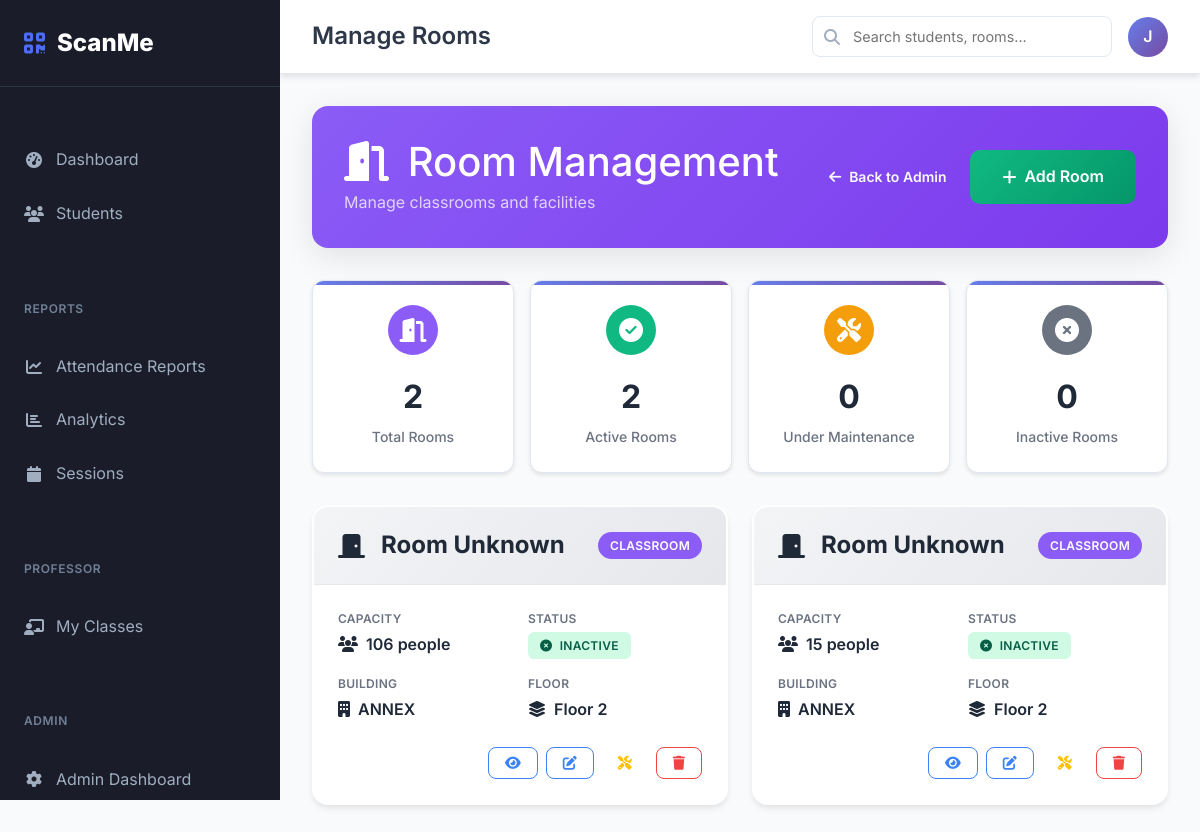
The page /admin/rooms (signed in) on the database its author committed.
### app/models/user_model.py (models this page shows, shortened)
class User(UserMixin, db.Model):
    __tablename__ = 'users'
    id = db.Column(db.Integer, primary_key=True)
    username = db.Column(db.String(80), unique=True, nullable=False, index=True)
    email = db.Column(db.String(120), unique=True, nullable=False, index=True)
    password = db.Column(db.String(255), nullable=False)
    role = db.Column(db.String(20), nullable=False, default='student')  # admin, student, professor
    is_active = db.Column(db.Boolean, default=True, nullable=False)
    created_at = db.Column(db.DateTime, default=datetime.utcnow)
    last_login = db.Column(db.DateTime)
    attendance_records = db.relationship('AttendanceRecord', backref='scanned_by_user', lazy=True,
                                       foreign_keys='AttendanceRecord.scanned_by')
    time_in_records = db.relationship('AttendanceRecord', backref='time_in_scanned_by_user', lazy=True,
                                    foreign_keys='AttendanceRecord.time_in_scanned_by')
    time_out_records = db.relationship('AttendanceRecord', backref='time_out_scanned_by_user', lazy=True,
                                     foreign_keys='AttendanceRecord.time_out_scanned_by')
    def is_admin(self):
        return self.role == 'admin'
    def is_professor(self):
        return self.role == 'professor'
    def can_manage_students(self):
        return self.role in ['admin', 'professor']
    def can_view_reports(self):
        return self.role in ['admin', 'professor']
    def get_display_name(self):
        return self.username.title()

### app/models/room_model.py (models this page shows, shortened)
class Room(db.Model):
    __tablename__ = 'rooms'
    id = db.Column(db.Integer, primary_key=True)
    room_number = db.Column(db.String(20), unique=True, nullable=False, index=True)
    room_name = db.Column(db.String(100), nullable=True)
    building = db.Column(db.String(50), nullable=False)
    floor = db.Column(db.Integer, nullable=False)
    capacity = db.Column(db.Integer, nullable=False, default=30)
    room_type = db.Column(db.String(30), nullable=False, default='classroom')  # classroom, laboratory, auditorium
    equipment = db.Column(db.Text)  # JSON string of available equipment
    description = db.Column(db.Text)
    is_active = db.Column(db.Boolean, default=True, nullable=False)
    created_at = db.Column(db.DateTime, default=datetime.utcnow)
    updated_at = db.Column(db.DateTime, default=datetime.utcnow, onupdate=datetime.utcnow)
    attendance_records = db.relationship('AttendanceRecord', backref='room', lazy=True, cascade='all, delete-orphan')
    sessions = db.relationship('AttendanceSession', backref='room', lazy=True, cascade='all, delete-orphan')
    def get_full_name(self):
        if self.room_name:
            return f"{self.room_number} - {self.room_name}"
        return self.room_number

### app/routes/admin_routes.py (the view)
@admin_bp.route('/rooms')
@login_required
@requires_admin
def manage_rooms():
    try:
        rooms = Room.query.order_by(Room.building, Room.floor, Room.room_number).all()
        return render_template('admin/rooms.html', rooms=rooms)
    except Exception as e:
        flash(f'Error loading rooms: {str(e)}', 'error')
        return render_template('admin/rooms.html', rooms=[])

### app/templates/admin/rooms.html (shortened to what this page needs)
{% extends "dashboard_base.html" %}
{% block page_title %}Manage Rooms{% endblock %}
{% block content %}
<div class="rooms-header">
    <div class="d-flex justify-content-between align-items-center">
        <div>
            <h1 class="mb-1">
                <i class="fas fa-door-open me-2"></i>
                Room Management
            </h1>
            <p class="mb-0 opacity-75">Manage classrooms and facilities</p>
        </div>
        <div class="d-flex gap-2">
            <a href="{{ url_for('admin.dashboard') }}" class="btn btn-outline-light">
                <i class="fas fa-arrow-left"></i>
                Back to Admin
            </a>
            <a href="{{ url_for('admin.add_room') }}" class="btn-success">
                <i class="fas fa-plus"></i>
                Add Room
            </a>
        </div>
    </div>
</div>
<div class="room-stats">
    <div class="stat-card">
        <div class="stat-icon total">
            <i class="fas fa-door-open"></i>
        </div>
        <div class="stat-number">{{ rooms|length if rooms else 0 }}</div>
        <div class="stat-label">Total Rooms</div>
    </div>
    <div class="stat-card">
        <div class="stat-icon active">
            <i class="fas fa-check-circle"></i>
        </div>
        <div class="stat-number">
            {{ rooms|selectattr('is_active', 'equalto', true)|list|length if rooms else 0 }}
        </div>
        <div class="stat-label">Active Rooms</div>
    </div>
    <div class="stat-card">
        <div class="stat-icon maintenance">
            <i class="fas fa-tools"></i>
        </div>
        <div class="stat-number">
            {{ rooms|selectattr('is_active', 'equalto', false)|list|length if rooms else 0 }}
        </div>
        <div class="stat-label">Under Maintenance</div>
    </div>
    <div class="stat-card">
        <div class="stat-icon inactive">
            <i class="fas fa-times-circle"></i>
        </div>
        <div class="stat-number">0</div>
        <div class="stat-label">Inactive Rooms</div>
    </div>
</div>
{% if rooms %}
<div class="rooms-grid">
    {% for room in rooms %}
    <div class="room-card">
        <div class="room-card-header">
            <div class="d-flex justify-content-between align-items-center">
                <h3 class="room-number">
                    <i class="fas fa-door-closed me-2"></i>
                    Room {{ room.number or room.name or 'Unknown' }}
                </h3>
                <span class="room-type">{{ room.type or 'Classroom' }}</span>
            </div>
        </div>
        <div class="room-card-body">
            <div class="room-info">
                <div class="info-item">
                    <div class="info-label">Capacity</div>
                    <div class="info-value">
                        <i class="fas fa-users me-1"></i>
                        {{ room.capacity or 'N/A' }} people
                    </div>
                </div>
                <div class="info-item">
                    <div class="info-label">Status</div>
                    <div class="info-value">
                        <span class="status-badge status-{{ room.status or 'active' }}">
                            {% if room.status == 'active' %}
                                <i class="fas fa-check-circle me-1"></i>
                                Active
                            {% elif room.status == 'maintenance' %}
                                <i class="fas fa-tools me-1"></i>
                                Maintenance
                            {% else %}
                                <i class="fas fa-times-circle me-1"></i>
                                Inactive
                            {% endif %}
                        </span>
                    </div>
                </div>
                {% if room.building %}
                <div class="info-item">
                    <div class="info-label">Building</div>
                    <div class="info-value">
                        <i class="fas fa-building me-1"></i>
                        {{ room.building }}
                    </div>
                </div>
                {% endif %}
                {% if room.floor %}
                <div class="info-item">
                    <div class="info-label">Floor</div>
                    <div class="info-value">
                        <i class="fas fa-layer-group me-1"></i>
                        Floor {{ room.floor }}
                    </div>
                </div>
                {% endif %}
            </div>
            <div class="room-actions">
                <a href="#"
                   class="btn btn-outline-primary btn-sm"
                   title="View Details"
                   onclick="viewRoom({{ room.id }})">
                    <i class="fas fa-eye"></i>
                </a>
                <a href="#"
                   class="btn btn-outline-primary btn-sm"
                   title="Edit Room"
                   onclick="editRoom({{ room.id }})">
                    <i class="fas fa-edit"></i>
                </a>
                {% if room.is_active %}
                <button onclick="setMaintenance({{ room.id }}, '{{ room.get_full_name() }}')"
                        class="btn btn-outline-warning btn-sm"
                        title="Set Maintenance">
                    <i class="fas fa-tools"></i>
                </button>
                {% else %}
                <button onclick="setActive({{ room.id }}, '{{ room.get_full_name() }}')"
                        class="btn btn-outline-success btn-sm"
                        title="Mark Active">
                    <i class="fas fa-check-circle"></i>
                </button>
                {% endif %}
                <button onclick="confirmDelete({{ room.id }}, '{{ room.get_full_name() }}')"
                        class="btn btn-outline-danger btn-sm"
                        title="Delete Room">
                    <i class="fas fa-trash"></i>
                </button>
            </div>
        </div>
    </div>
    {% endfor %}
</div>
{% endif %}
{% endblock %}

### app/templates/dashboard_base.html (shortened to what this page needs)
<!DOCTYPE html>
<html lang="en">
<head>
    <link href="https://cdn.jsdelivr.net/npm/bootstrap@5.3.3/dist/css/bootstrap.min.css" rel="stylesheet">
    <script src="https://cdn.tailwindcss.com"></script>
    <link rel="stylesheet" href="https://cdnjs.cloudflare.com/ajax/libs/font-awesome/6.6.0/css/all.min.css">
</head>
<body>
    <nav class="sidebar" id="sidebar">
        <a href="{{ url_for('main.index') }}" class="sidebar-brand">
            <i class="fas fa-qrcode"></i>
            ScanMe
        </a>
        <div class="nav-group">
            <ul class="sidebar-nav">
                <li class="nav-item">
                    <a href="{{ url_for('main.dashboard') }}" class="nav-link {{ 'active' if request.endpoint == 'main.dashboard' }}">
                        <i class="fas fa-tachometer-alt"></i>
                        Dashboard
                    </a>
                </li>
                {% if current_user.can_manage_students() %}
                <li class="nav-item">
                    <a href="{{ url_for('students.list_students') }}" class="nav-link {{ 'active' if 'students' in request.endpoint }}">
                        <i class="fas fa-users"></i>
                        Students
                    </a>
                </li>
                {% endif %}
            </ul>
        </div>
        {% if current_user.can_view_reports() %}
        <div class="nav-group">
            <div class="nav-group-title">Reports</div>
            <ul class="sidebar-nav">
                <li class="nav-item">
                    <a href="{{ url_for('attendance.reports') }}" class="nav-link {{ 'active' if request.endpoint == 'attendance.reports' }}">
                        <i class="fas fa-chart-line"></i>
                        Attendance Reports
                    </a>
                </li>
                <li class="nav-item">
                    <a href="{{ url_for('attendance.analytics') }}" class="nav-link {{ 'active' if request.endpoint == 'attendance.analytics' }}">
                        <i class="fas fa-chart-bar"></i>
                        Analytics
                    </a>
                </li>
                <li class="nav-item">
                    <a href="{{ url_for('attendance.manage_sessions') }}" class="nav-link {{ 'active' if request.endpoint == 'attendance.manage_sessions' }}">
                        <i class="fas fa-calendar"></i>
                        Sessions
                    </a>
                </li>
            </ul>
        </div>
        {% endif %}
        {% if current_user.is_professor() or current_user.is_admin() %}
        <div class="nav-group">
            <div class="nav-group-title">Professor</div>
            <ul class="sidebar-nav">
                <li class="nav-item">
                    <a href="{{ url_for('professor.dashboard') }}" class="nav-link {{ 'active' if request.endpoint == 'professor.dashboard' }}">
                        <i class="fas fa-chalkboard-teacher"></i>
                        My Classes
                    </a>
                </li>
            </ul>
        </div>
        {% endif %}
        {% if current_user.is_admin() %}
        <div class="nav-group">
            <div class="nav-group-title">Admin</div>
            <ul class="sidebar-nav">
                <li class="nav-item">
                    <a href="{{ url_for('admin.dashboard') }}" class="nav-link {{ 'active' if request.endpoint == 'admin.dashboard' }}">
                        <i class="fas fa-cog"></i>
                        Admin Dashboard
                    </a>
                </li>
            </ul>
        </div>
        {% endif %}
    </nav>
    <main class="main-content">
        <header class="topbar">
            <div class="d-flex align-items-center">
                <h1 class="page-title">{% block page_title %}Dashboard{% endblock %}</h1>
            </div>
            <div class="topbar-actions">
                <div class="search-box">
                    <i class="fas fa-search"></i>
                    <input type="text" placeholder="Search students, rooms..." id="globalSearch">
                </div>
                <div class="user-dropdown dropdown">
                    <div class="user-avatar" data-bs-toggle="dropdown" aria-expanded="false">
                        {{ current_user.username[0].upper() }}
                    </div>
                </div>
            </div>
        </header>
        <div class="content-area">
            {% block content %}{% endblock %}
        </div>
    </main>
</body>
</html>

### rows shown on the page
User: username "J"
Room: number "Unknown", type "CLASSROOM", capacity "106", building "ANNEX", floor "2"
Room: number "Unknown", room_type "CLASSROOM", capacity "15", building "ANNEX", floor "2"

### other values the page prints
{{ rooms|length if rooms else 0 }} "2"
